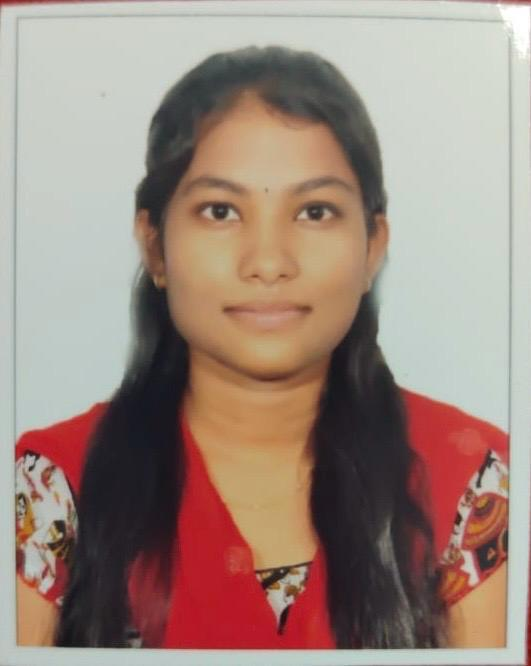
#> input picture monaa.jpeg, 531 x 666 px
$ jupyter execute Untitled20.ipynb
#> lines starting #> are read from the running program, lines starting #| are printed output that depends on the picture; after the words box and inside, x2 and y2 are one past the last pixel; in counts of white or black regions, pixels touching at a corner belong together
### Exp-7-Record-HOUGH TRANSFORM
### Name:MOHANA K.V.S.L
### Reg no:21224240093

[cell 1]
import cv2
import numpy as np
import matplotlib.pyplot as plt

image = cv2.imread('monaa.jpeg')
#> image is the input picture: shape (666, 531, 3); mean B, G, R 126.3, 136.6, 157.7

gray_image = cv2.cvtColor(image, cv2.COLOR_BGR2GRAY)
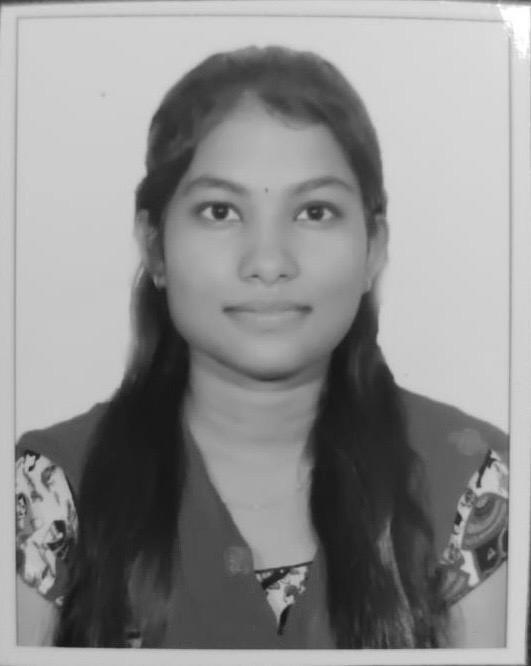
#> gray_image: shape (666, 531); min 19, max 255, mean 141.8

plt.imshow(cv2.cvtColor(image, cv2.COLOR_BGR2RGB))
plt.title("Input Image")
plt.axis('off')

[cell 2]
plt.imshow(gray_image, cmap='gray')
plt.title("Grayscale Image")
plt.axis('off')

[cell 3]
edges = cv2.Canny(gray_image, 50, 150)
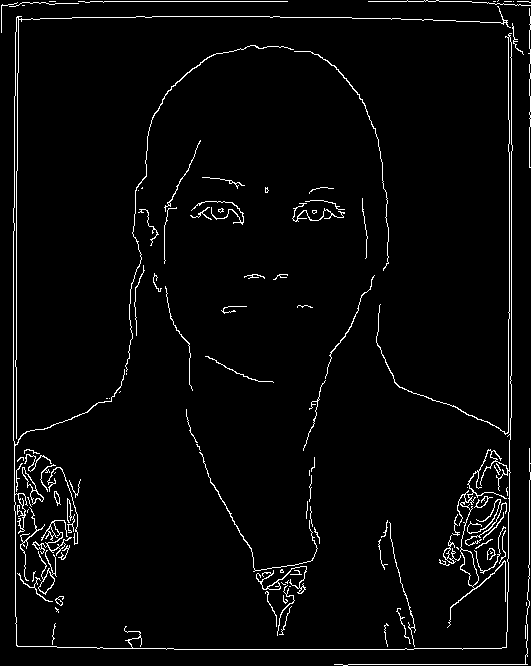
#> edges: shape (666, 531); 3.2% white in thin lines or dots

plt.imshow(edges, cmap='gray')
plt.title("Canny Edge Detector")
plt.axis('off')

[cell 4]
lines = cv2.HoughLinesP(edges, 1, np.pi/180, 100,
                        minLineLength=50, maxLineGap=10)
#> lines = 19 rows, first 6: [78, 1, 287, 1], [511, 417, 511, 33], [16, 444, 16, 171], [509, 318, 509, 120], [508, 591, 508, 512], [166, 649, 413, 649]

if lines is not None:
    for line in lines:
        x1, y1, x2, y2 = line.flatten()
        cv2.line(image, (x1, y1), (x2, y2), (0, 255, 0), 2)
#> this loop made 19 passes
#> (x1, y1, x2, y2) on passes 1 to 12: (78, 1, 287, 1), (511, 417, 511, 33), (16, 444, 16, 171), (509, 318, 509, 120), (508, 591, 508, 512), (166, 649, 413, 649), (529, 167, 529, 112), (13, 440, 13, 208), (334, 664, 527, 664), (14, 207, 14, 96), (15, 95, 15, 32), (200, 16, 256, 16)
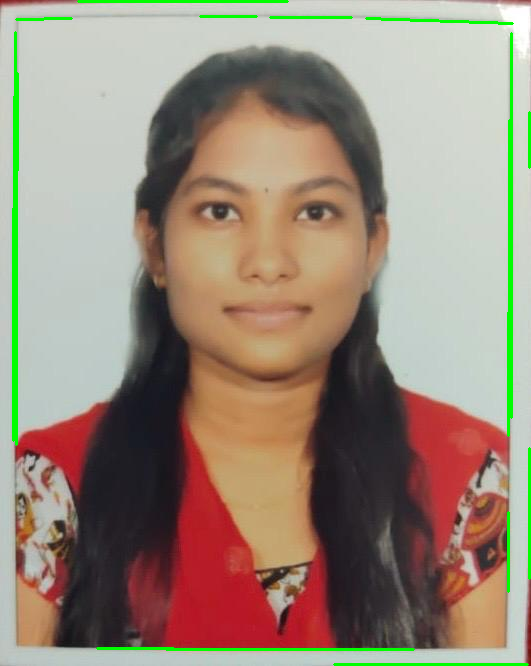
#> image: shape (666, 531, 3); 2.32% of pixels changed, all inside (x1, y1, x2, y2) = (12, 0, 531, 666)

plt.imshow(cv2.cvtColor(image, cv2.COLOR_BGR2RGB))
plt.title("Result of Hough Transform")
plt.axis('off')
plt.show()
